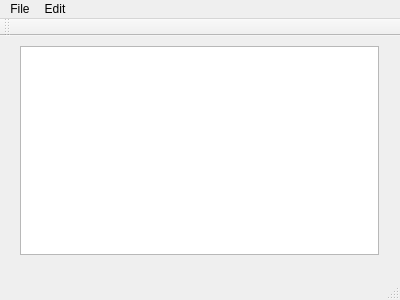
<?xml version="1.0" encoding="UTF-8"?>
<ui version="4.0">
 <class>SimplePad</class>
 <widget class="QMainWindow" name="SimplePad">
  <property name="geometry">
   <rect>
    <x>0</x>
    <y>0</y>
    <width>400</width>
    <height>300</height>
   </rect>
  </property>
  <property name="windowTitle">
   <string>SimplePad</string>
  </property>
  <widget class="QWidget" name="mainCentral">
   <widget class="QWidget" name="verticalLayoutWidget">
    <property name="geometry">
     <rect>
      <x>9</x>
      <y>-1</y>
      <width>381</width>
      <height>231</height>
     </rect>
    </property>
    <layout class="QVBoxLayout" name="verticalLayout">
     <item>
      <widget class="QTextEdit" name="textArea"/>
     </item>
    </layout>
   </widget>
  </widget>
  <widget class="QMenuBar" name="upperMenu">
   <property name="geometry">
    <rect>
     <x>0</x>
     <y>0</y>
     <width>400</width>
     <height>22</height>
    </rect>
   </property>
   <widget class="QMenu" name="fileMenu">
    <property name="title">
     <string>File</string>
    </property>
    <addaction name="New"/>
    <addaction name="Open"/>
    <addaction name="Save_As"/>
    <addaction name="separator"/>
    <addaction name="Exit"/>
   </widget>
   <widget class="QMenu" name="editMenu">
    <property name="title">
     <string>Edit</string>
    </property>
    <addaction name="Copy"/>
    <addaction name="Paste"/>
    <addaction name="Undo"/>
    <addaction name="Redo"/>
   </widget>
   <addaction name="fileMenu"/>
   <addaction name="editMenu"/>
  </widget>
  <widget class="QToolBar" name="toolBar">
   <attribute name="toolBarArea">
    <enum>TopToolBarArea</enum>
   </attribute>
   <attribute name="toolBarBreak">
    <bool>false</bool>
   </attribute>
  </widget>
  <widget class="QStatusBar" name="statusBar"/>
  <action name="New">
   <property name="text">
    <string>New</string>
   </property>
  </action>
  <action name="Open">
   <property name="text">
    <string>Open</string>
   </property>
  </action>
  <action name="Save_As">
   <property name="text">
    <string>Save As</string>
   </property>
  </action>
  <action name="Exit">
   <property name="text">
    <string>Exit</string>
   </property>
  </action>
  <action name="Copy">
   <property name="text">
    <string>Copy</string>
   </property>
  </action>
  <action name="Paste">
   <property name="text">
    <string>Paste</string>
   </property>
  </action>
  <action name="Undo">
   <property name="text">
    <string>Undo</string>
   </property>
  </action>
  <action name="Redo">
   <property name="text">
    <string>Redo</string>
   </property>
  </action>
 </widget>
 <layoutdefault spacing="6" margin="11"/>
 <resources/>
 <connections/>
</ui>
